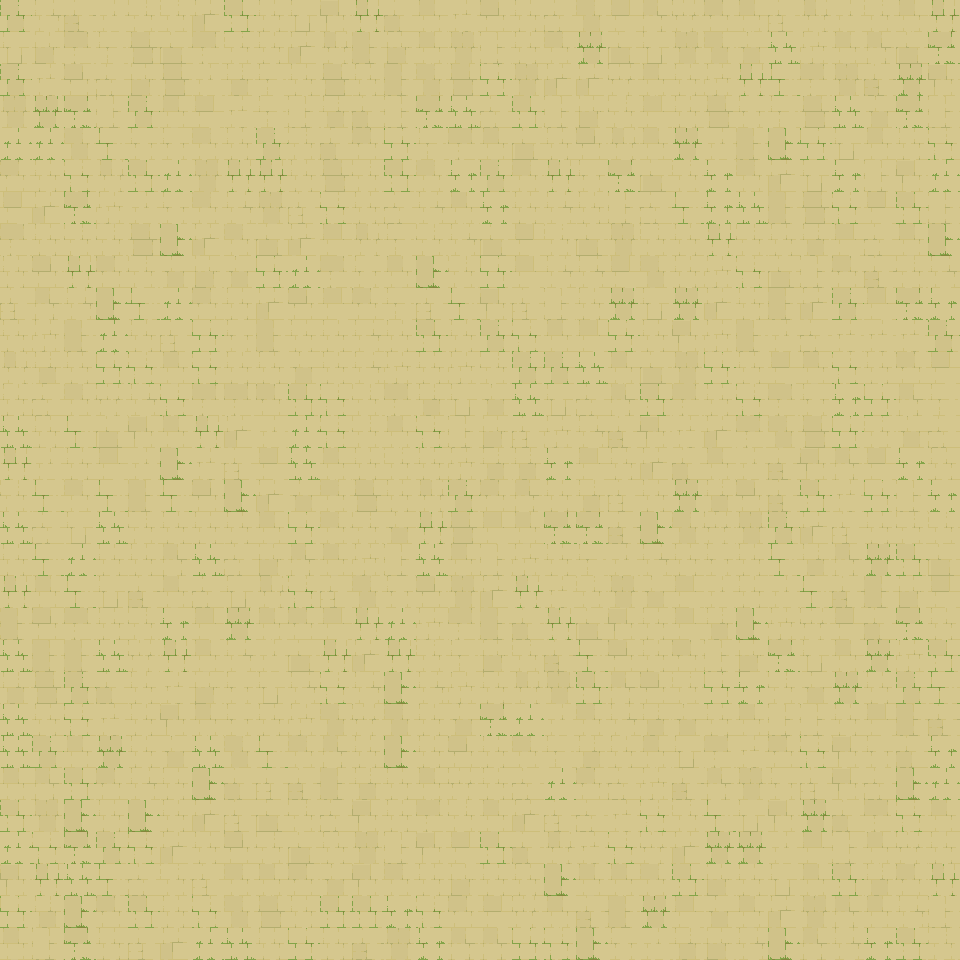

This game map was drawn from its Tiled (.tmx) file and the tilesets committed beside it. A one-line description and the trimmed map source follow:
An orthogonal 30x30 tile map with 32x32 px tiles, 4 tile layers (ground, water, walls-1-2-3-4, walls-5-6-7-8), 18 tilesets.

<map version="1.10" tiledversion="1.10.0" orientation="orthogonal" renderorder="right-down" width="30" height="30" tilewidth="32" tileheight="32" infinite="0" nextlayerid="17" nextobjectid="52">
 <properties>
  <property name="AutomappingRadius" type="int" value="4" />
 </properties>
 <tileset firstgid="1" source="Terrain - Ancient Ruins.tsx" />
 <tileset firstgid="2210" source="Ancient Ruins-Tileset - wall 1.tsx" />
 <tileset firstgid="2450" source="Ancient Ruins-Tileset - wall 3.tsx" />
 <tileset firstgid="2690" source="Ancient Ruins-Tileset - wall 4.tsx" />
 <tileset firstgid="2930" source="Ancient Ruins-Tileset - wall 5.tsx" />
 <tileset firstgid="3170" source="Ancient Ruins-Tileset - wall 6.tsx" />
 <tileset firstgid="3410" source="Ancient Ruins-Tileset - wall 7.tsx" />
 <tileset firstgid="3650" source="Ancient Ruins-Tileset - wall 8.tsx" />
 <tileset firstgid="3890" source="Ancient Ruins-Animated Terrains-16 frames.tsx" />
 <tileset firstgid="6230" source="Ancient Ruins-Animated Terrains-16 frames-with transparency.tsx" />
 <tileset firstgid="8570" source="Ancient Ruins-Animated Terrains-8 frames.tsx" />
 <tileset firstgid="9527" source="Ancient Ruins-Animated Terrains-8 frames-with transparency.tsx" />
 <tileset firstgid="10484" source="Ancient Ruins-Animated Terrains2-16 frames.tsx" />
 <tileset firstgid="12824" source="Ancient Ruins-Animated Terrains2-8 frames.tsx" />
 <tileset firstgid="13781" source="Ancient Ruins-Animated Terrains2-8 frames-with transparency.tsx" />
 <tileset firstgid="14738" source="Ancient Ruins-Animated Terrains2-16 frames-with transparency.tsx" />
 <tileset firstgid="17078" source="Ancient Ruins-Tileset-Terrain2.tsx" />
 <tileset firstgid="21108" source="Ancient Ruins-Tileset - wall 2.tsx" />
 <layer id="13" name="ground" width="30" height="30">
  <data>[900 cells, 900 non-empty, 53 distinct tile ids]</data>
 </layer>
 <layer id="15" name="water" width="30" height="30">
  <data>[900 cells, 0 non-empty, 0 distinct tile ids]</data>
 </layer>
 <layer id="1" name="walls-1-2-3-4" width="30" height="30">
  <data>[900 cells, 0 non-empty, 0 distinct tile ids]</data>
 </layer>
 <layer id="6" name="walls-5-6-7-8" width="30" height="30">
  <data>[900 cells, 0 non-empty, 0 distinct tile ids]</data>
 </layer>
 <objectgroup id="16" name="objects" />
</map>
